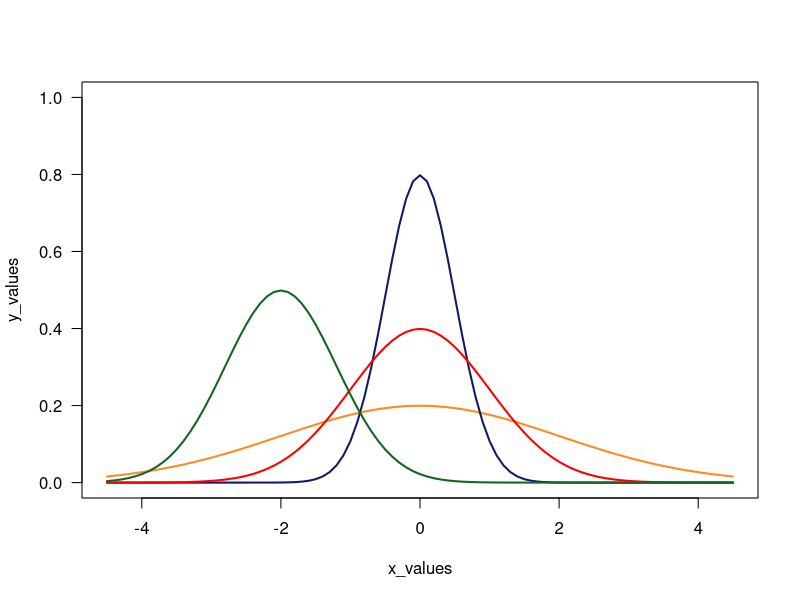

The R script that drew this image: (Note: this script raises an error after producing the figure.)
## ---- chunk 1

knitr::opts_chunk$set(echo = TRUE, error = TRUE)

## ---- chunk 2
dnorm(x = 1, mean = 0, sd = 2)

## ---- chunk 3
# gaussian curve
x_values <- seq(from = -4.5, to = 4.5, by = 0.1)
y_values <- dnorm(x_values, mean = 0, sd = 2)
y <- dnorm(x_values, mean = 0, sd = .5)
z <- dnorm(x_values, mean = 0, sd = 1)
a <- dnorm(x_values, mean = -2, sd = .8)
plot(x_values, y_values, las = 1, type = "l", lwd = 2, ylim = range(0,1), col = "#ff8a23") 
lines(x_values,y, las = .2, type = "l", lwd = 2, col = "#121b66" )
lines(x_values,z, las = .5, type = "l", lwd = 2, col = "#ff0000" )
lines(x_values,a, las = .2, type = "l", lwd = 2, col = '#126621')

## ---- chunk 4
#' @title descriptive function
#' @description function that gets a numeric vector and then spits out the descriptive statistics for it
#' @param numeric vector
#' @return correpsonding descriptive statistics

descriptive <- function(x){
  
  if (is.numeric(x) == FALSE){
    stop("The input vector is not numeric")}
  
  list(summary(x))
  
}

# input vectors
set.seed(100)
x <- rnorm(100)
y <- x
y[sample(1:100, size = 10)] <- NA
# try your function
descriptive(x)
descriptive(y)
descriptive(letters)

## ---- chunk 5
#' @title distance function
#' @description calculates the distance between two points
#' @param p1 and p2
#' @return distance between p1 and p2


a <- c(1,2)

a[2]

find_distance <- function(p1, p2){
  
  x1 <- p1[1]
  x2 <- p2[1]
  
  y1 <- p1[2]
  y2 <- p2[2]
  
  first <- (x1 - x2)**2
  second <- (y1-y2)**2
  
  sqrt(first + second)
}

p1 <- c(0, 0)
p2 <- c(1, 1)
find_distance(p1, p2)



## ---- chunk 6
#' @title midpoint function
#' @description calculates the midpoint between two points
#' @param p1 and p2
#' @return midpoint between p1 and p2

find_midpoint <- function(p1, p2){
  
  x1 <- p1[1]
  x2 <- p2[1]
  
  y1 <- p1[2]
  y2 <- p2[2]
  
  m1 <- (x1 + x2)/2
  m2 <- (y1 + y2)/2
  
  c(m1, m2)
  
}

p1 <- c(0, 0)
p2 <- c(1, 1)
find_midpoint(p1, p2)

## ---- chunk 7

#' @title slope function
#' @description calculates the slope between two points
#' @param p1 and p2
#' @return slope between p1 and p2


find_slope <- function (p1,p2){
  
   x1 <- p1[1]
  x2 <- p2[1]
  
  y1 <- p1[2]
  y2 <- p2[2]
  
  (y2-y1)/(x2-x1)
}

p1 <- c(0, 0)
p2 <- c(1, 1)
find_slope(p1, p2)

## ---- chunk 8
#' @title intercept function
#' @description calculates the intercept of two points
#' @param p1 and p2
#' @return intercept of p1 and p2


find_intercept <- function (p1,p2){
  
  x1 <- p1[1]
  x2 <- p2[1]
  
  y1 <- p1[2]
  y2 <- p2[2]
  
  find_slope(p1,p2)*x1 + y1
  
}

p1 <- c(0, 0)
p2 <- c(1, 1)
find_intercept(p1, p2)



## ---- chunk 9

p1 <- c(0,0)
p2 <- c(1,1)


#' @title find the equation of a line function
#' @description calculates the corresponding line between two points
#' @param p1 and p2
#' @return list containing intercept and slope of p1 and p2
find_line <- function(p1, p2){
  
  list(intercept = find_intercept(p1, p2), slope = find_slope(p1,p2))
}


eq <- find_line(p1,p2)

eq$intercept
eq$slope


## ---- chunk 10

p1 <- c(-2, 4)
p2 <- c(1,2)


#' @title information on points function
#' @description calculates the information  of two points
#' @param p1 and p2
#' @return information of p1 and p2
info_points <- function(p1, p2){
  
  list(intercept = find_intercept(p1,p2), slope = find_slope(p1,p2), distance = find_distance(p1, p2), midpoint = find_midpoint(p1,p2))
}

results <- info_points(p1, p2)
results$distance
results$midpoint
results$intercept
results$slope


## ---- chunk 11
p1 <- c(-2,4)
p2 <- c(1,2)

plot.new()
plot.window(xlim = c(-3,3), ylim = c(0,5))
axis(side = 1)
axis(side = 2, las = 1)
points(p1[1], p1[2], cex = 1.5, col = "#FF8834", pch = 19)
points(p2[1], p2[2], cex = 1.5, col = "#FF8834", pch = 19)
# midpoint (here you should use the midpoint outputs of your function)
points(-1/2, 3, cex = 1.5, pch = "x", col = "#E16868")
# slope and intercept (here you should use the outputs of your function)
abline(a = 8/3, b = -2/3, col = "#FF883477", lwd = 3)
title(main = expression(paste(y, ' = ', (-2/3) * x, ' + ', (8/3))))



